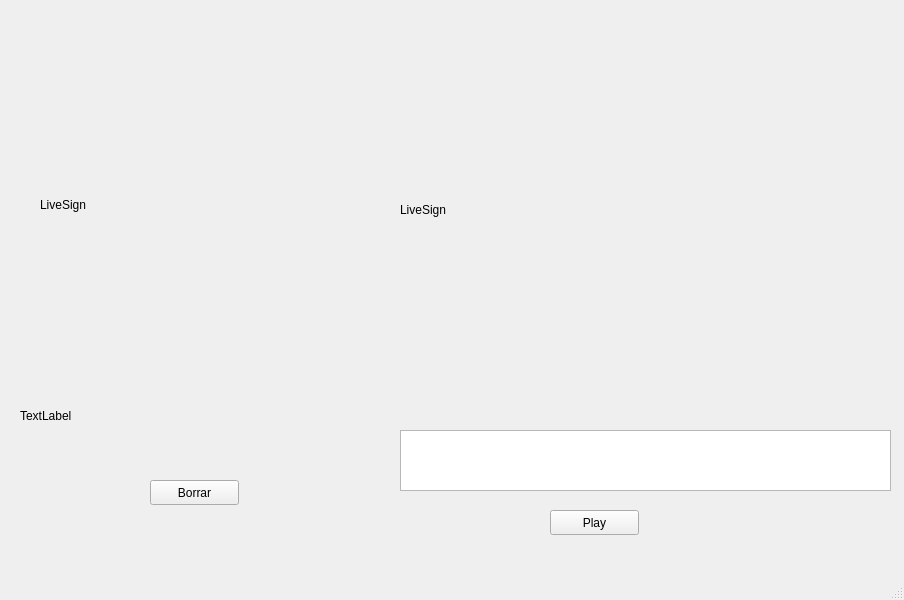
<?xml version="1.0" encoding="UTF-8"?>
<ui version="4.0">
 <class>MainWindow</class>
 <widget class="QMainWindow" name="MainWindow">
  <property name="geometry">
   <rect>
    <x>0</x>
    <y>0</y>
    <width>904</width>
    <height>600</height>
   </rect>
  </property>
  <property name="windowTitle">
   <string>MainWindow</string>
  </property>
  <widget class="QWidget" name="centralwidget">
   <widget class="QLabel" name="translate">
    <property name="geometry">
     <rect>
      <x>20</x>
      <y>390</y>
      <width>341</width>
      <height>51</height>
     </rect>
    </property>
    <property name="text">
     <string>TextLabel</string>
    </property>
   </widget>
   <widget class="QTextEdit" name="textEdit">
    <property name="geometry">
     <rect>
      <x>400</x>
      <y>430</y>
      <width>491</width>
      <height>61</height>
     </rect>
    </property>
   </widget>
   <widget class="QPushButton" name="delete_button">
    <property name="geometry">
     <rect>
      <x>150</x>
      <y>480</y>
      <width>89</width>
      <height>25</height>
     </rect>
    </property>
    <property name="text">
     <string>Borrar</string>
    </property>
   </widget>
   <widget class="QPushButton" name="play_button">
    <property name="geometry">
     <rect>
      <x>550</x>
      <y>510</y>
      <width>89</width>
      <height>25</height>
     </rect>
    </property>
    <property name="text">
     <string>Play</string>
    </property>
   </widget>
   <widget class="QLabel" name="live_sign">
    <property name="geometry">
     <rect>
      <x>40</x>
      <y>80</y>
      <width>321</width>
      <height>291</height>
     </rect>
    </property>
    <property name="text">
     <string>&lt;html&gt;&lt;head/&gt;&lt;body&gt;&lt;p&gt;LiveSign&lt;/p&gt;&lt;p&gt;&lt;br/&gt;&lt;/p&gt;&lt;/body&gt;&lt;/html&gt;</string>
    </property>
   </widget>
   <widget class="QLabel" name="image_sign">
    <property name="geometry">
     <rect>
      <x>400</x>
      <y>40</y>
      <width>481</width>
      <height>381</height>
     </rect>
    </property>
    <property name="text">
     <string>&lt;html&gt;&lt;head/&gt;&lt;body&gt;&lt;p&gt;LiveSign&lt;/p&gt;&lt;p&gt;&lt;br/&gt;&lt;/p&gt;&lt;/body&gt;&lt;/html&gt;</string>
    </property>
   </widget>
  </widget>
  <widget class="QMenuBar" name="menubar">
   <property name="geometry">
    <rect>
     <x>0</x>
     <y>0</y>
     <width>904</width>
     <height>22</height>
    </rect>
   </property>
  </widget>
  <widget class="QStatusBar" name="statusbar"/>
 </widget>
 <resources/>
 <connections/>
</ui>
